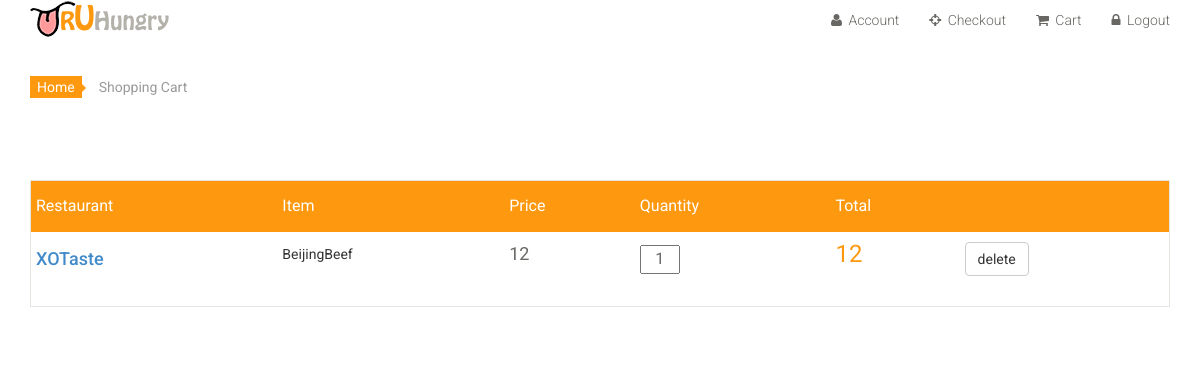
Screenshot of /cart_page.php (signed in) with the database file from the repository.
### tables this page shows
CREATE TABLE shopping_cart_info (
  Cart_ID INT NOT NULL AUTO_INCREMENT,
  Username VARCHAR(50) NOT NULL,
  Item_ID INT NOT NULL,
  Restrt_ID INT NOT NULL,
  Quantity INT NULL,
  PRIMARY KEY (Cart_ID),
  FOREIGN key (Item_ID) references inventory_info(Item_ID),
  FOREIGN key (Restrt_ID) references restaurant_info(Restrt_ID));

CREATE TABLE restaurant_info (
  Restrt_ID INT NOT NULL AUTO_INCREMENT,
  Restrt_Name VARCHAR(50) NOT NULL,
  Area VARCHAR(50) NULL,
  Ship_Hours VARCHAR(50) NULL,
  Address VARCHAR(100) NULL,
  Restrt_Type VARCHAR(50) NULL,
  Description VARCHAR(200) NULL,
  Img VARCHAR(200) NULL,
  PRIMARY KEY (Restrt_ID));

CREATE TABLE inventory_info (
  Item_ID INT NOT NULL AUTO_INCREMENT,
  Restrt_ID INT NOT NULL,
  Item_Name VARCHAR(50) NOT NULL,
  Item_Description VARCHAR(200) NULL,
  Price FLOAT NULL,
  Date_Added DATETIME NULL,
  Category VARCHAR(50) NULL,
  
  PRIMARY KEY (Item_ID),
  FOREIGN key (Restrt_ID) references restaurant_info(Restrt_ID));

### cart_add.php (the view, shortened to what this page needs)
<?php
	function checkCart($username){
		if(isset($username)){
			$sql_select = 'select inventory_info.Item_Name, inventory_info.Item_ID, restaurant_info.Restrt_Name, shopping_cart_info.Quantity, inventory_info.Price from shopping_cart_info
			left join inventory_info on shopping_cart_info.Item_ID = inventory_info.Item_ID left join restaurant_info on shopping_cart_info.Restrt_ID = restaurant_info.Restrt_ID where Username ="'.$username.'"';
		}
		else{ echo "No user!";}
		$result = mysql_query($sql_select) or die("sql error!");
		while($row = mysql_fetch_array($result)){
			$outputlist = "";
			$outputlist.= '<tr>';
			$outputlist.= '<td >';
			$outputlist.= '<h4><a href="">'.$row["Restrt_Name"].'</a></h4>';
			$outputlist.= '</td>';
			$outputlist.= '<td>';
			$outputlist.= '<p>'.$row["Item_Name"].'</p>';
			$outputlist.= '</td>';
			$outputlist.= '<td class="cart_price">';
			$outputlist.= '<p>'.$row["Price"].'</p>';
			$outputlist.= '</td>';
			$outputlist.= '<td class="cart_quantity">';
			$outputlist.= '<div class="cart_quantity_button">';
			$outputlist.= '<input class="cart_quantity_input" type="text" name="quantity" value="'.$row["Quantity"].'" autocomplete="off" size="2" kl_vkbd_parsed="true">';
			$outputlist.= '</div>';
			$outputlist.= '</td>';
			$outputlist.= '<td class="cart_total">';
			$outputlist.= '<p class="cart_total_price">'.($row["Price"]*$row["Quantity"]).'</p>';
			$outputlist.= '</td>';
			$outputlist.= '<td>';
			$outputlist.= '<form action="cart_delete.php" method="post">  <input name="Item_Name" value="'.$row["Item_ID"].'" style="display:none;">';
			$outputlist.= '<input name="Username" value="'.$username.'" style="display:none;">';
			$outputlist.= '<button class="submit btn btn-default">delete</button> </form>';
			$outputlist.= '</td>';
			$outputlist.= '</tr>';
			print $outputlist;
		}
	}
?>

### css/main.css (style rules this page uses)
body { font-family: 'Roboto', sans-serif; background:; position: relative; font-weight:400px; }
a { -webkit-transition: 300ms; -moz-transition: 300ms; -o-transition: 300ms; transition: 300ms; }
h1, h2, h3, h4, h5, h6 { font-family: 'Roboto', sans-serif; }
#cart_items .cart_info .table.table-condensed tr { border-bottom: 1px solid#F7F7F0 }
#cart_items .cart_info .table.table-condensed tr:last-child { border-bottom: 0 }
.cart_info table tr td { border-top: 0 none; vertical-align: inherit; }
#cart_items .cart_info .cart_price p { color:#696763; font-size: 18px }
#cart_items .cart_info .cart_total_price { color: #FE980F; font-size: 24px; }
.cart_quantity_input { color: #696763; float: left; font-size: 16px; text-align: center; font-family: 'Roboto',sans-serif; }

### rows the page displays
shopping_cart_info: Restrt_ID.Restrt_Name "XOTaste", Item_ID.Item_Name "BeijingBeef", Item_ID.Price "12", quantity "1", $row['Price']*$row['Quantity'] "12"
